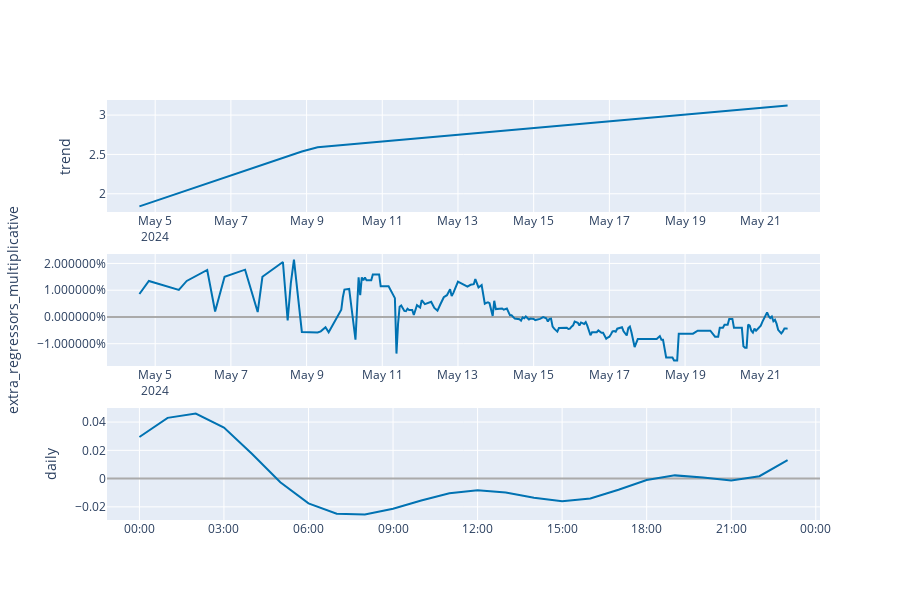

Notebook source saved alongside this figure:
### Code cell
plot_components_plotly(m, forecast)

### Figure 1 — Plotly figure (JSON) as saved in the notebook; plotly's stock layout.template omitted (floating-point values rounded to 4 significant figures; data arrays with more than 128 entries replaced by an {"elided": "..."} marker saying what was removed)
{"data": [{"line": {"color": "#0072B2", "width": 2}, "mode": "lines", "name": "trend", "type": "scatter", "x": {"elided": "232 str values"}, "xaxis": "x", "y": {"elided": "232 float values"}, "yaxis": "y"}, {"line": {"color": "#0072B2", "width": 2}, "mode": "lines", "name": "extra_regressors_multiplicative", "type": "scatter", "x": {"elided": "232 str values"}, "xaxis": "x2", "y": {"elided": "232 float values"}, "yaxis": "y2"}, {"line": {"color": "#0072B2", "width": 2}, "mode": "lines", "name": "daily", "type": "scatter", "x": ["2017-01-01T00:00:00", "2017-01-01T01:00:00", "2017-01-01T02:00:00", "2017-01-01T03:00:00", "2017-01-01T04:00:00", "2017-01-01T05:00:00", "2017-01-01T06:00:00", "2017-01-01T07:00:00", "2017-01-01T08:00:00", "2017-01-01T09:00:00", "2017-01-01T10:00:00", "2017-01-01T11:00:00", "2017-01-01T12:00:00", "2017-01-01T13:00:00", "2017-01-01T14:00:00", "2017-01-01T15:00:00", "2017-01-01T16:00:00", "2017-01-01T17:00:00", "2017-01-01T18:00:00", "2017-01-01T19:00:00", "2017-01-01T20:00:00", "2017-01-01T21:00:00", "2017-01-01T22:00:00", "2017-01-01T23:00:00"], "xaxis": "x3", "y": [0.02943, 0.04299, 0.04599, 0.03609, 0.0174, -0.002595, -0.01755, -0.02486, -0.02534, -0.02137, -0.01554, -0.01041, -0.008215, -0.009801, -0.0136, -0.01607, -0.01412, -0.007868, -0.0009631, 0.002273, 0.0008488, -0.001361, 0.001661, 0.01298], "yaxis": "y3"}], "layout": {"height": 600, "showlegend": false, "width": 900, "xaxis": {"anchor": "y", "domain": [0, 1], "range": ["2024-05-03T17:27:00", "2024-05-22T13:33:00"], "type": "date"}, "xaxis2": {"anchor": "y2", "domain": [0, 1], "range": ["2024-05-03T17:27:00", "2024-05-22T13:33:00"], "type": "date"}, "xaxis3": {"anchor": "y3", "domain": [0, 1], "range": ["2016-12-31T22:51:00", "2017-01-02T00:09:00"], "tickformat": "%H:%M", "type": "date"}, "yaxis": {"anchor": "x", "autorange": true, "domain": [0.7333, 1], "range": [1.768, 3.192], "rangemode": "normal", "title": {"text": "trend"}, "type": "linear", "zerolinecolor": "#AAA"}, "yaxis2": {"anchor": "x2", "autorange": true, "domain": [0.3667, 0.6333], "hoverformat": ".2%", "range": [-0.01833, 0.02353], "rangemode": "tozero", "tickformat": "%", "title": {"text": "extra_regressors_multiplicative"}, "type": "linear", "zerolinecolor": "#AAA"}, "yaxis3": {"anchor": "x3", "autorange": true, "domain": [0, 0.2667], "range": [-0.02931, 0.04995], "title": {"text": "daily"}, "type": "linear", "zerolinecolor": "#AAA"}}}
